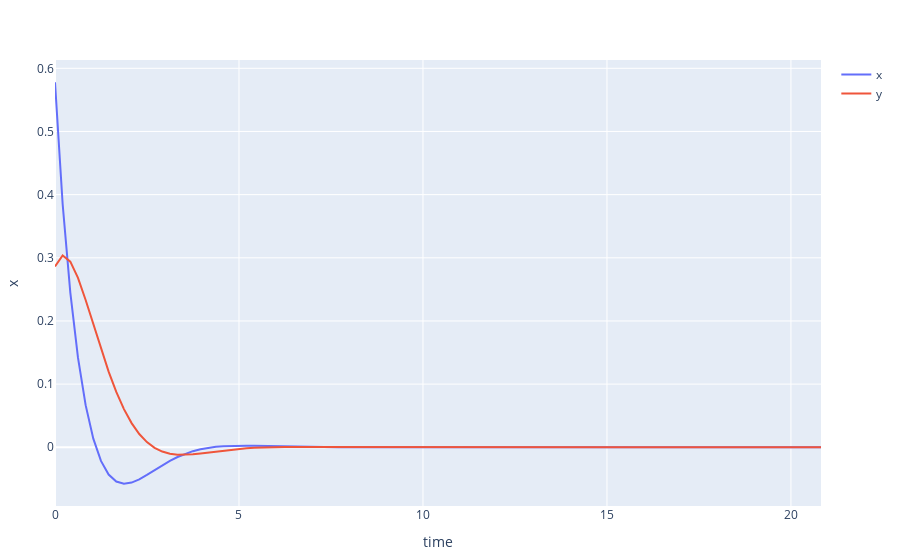

The notebook cell saved with this chart:
### Code cell
include("../visualisation.jl")

t = 0:(T/100):T
plot_ode(hopf2d, u0, t, ["x" "y"])
